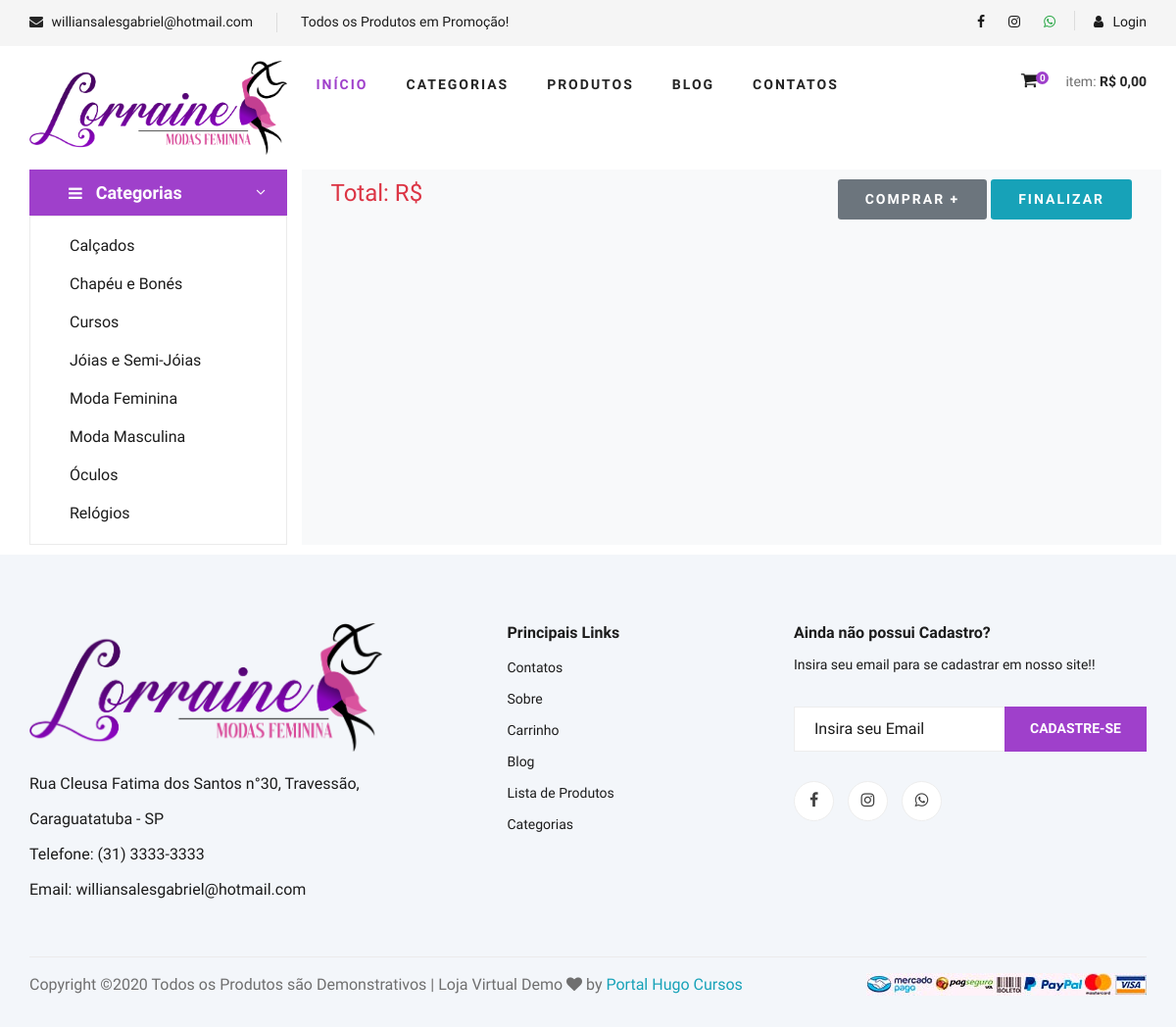
Page /carrinho.php on the committed database.
### tables this page shows
CREATE TABLE `categorias` (
  `id` int(11) NOT NULL AUTO_INCREMENT,
  `nome` varchar(50) NOT NULL,
  `nome_url` varchar(50) NOT NULL,
  `imagem` varchar(100) NOT NULL,
  PRIMARY KEY (`id`)
);

### carrinho.php (the view, shortened to what this page needs)
<?php
require_once("cabecalho.php");
?>
<section class="hero hero-mobile">
  <div class="container">
    <div class="row">
      <div class="col-lg-3">
        <div class="hero__categories">
          <div class="hero__categories__all">
            <i class="fa fa-bars"></i>
            <span>Categorias</span>
          </div>
          <ul>
            <?php
            $query = $pdo->query("SELECT * FROM categorias order by nome asc ");
            $res = $query->fetchAll(PDO::FETCH_ASSOC);
            for ($i=0; $i < count($res); $i++) {
              $nome = $res[$i]['nome'];
              $nome_url = $res[$i]['nome_url'];
              ?>
              <li><a href="sub-categoria-de-<?php echo $nome_url ?>"><?php echo $nome ?></a></li>
            <?php } ?>
          </ul>
        </div>
      </div>
<section class="shoping-cart spad bg-light col-lg-9">
    <div class="container">
        <div class="row">
          <div class="col-md-6">
            <h4 class="text-danger">Total: R$<span id="valor_total" class="ml-1"> </span></h4>
          </div>
          <div align="right" class="col-md-6">
             <a href="produtos.php" type="button" id="btn-comprar" class="bg-secondary primary-btn btn-sm" data-dismiss="modal">Comprar +</a>
             <a href="" onclick="finalizarPedido()" type="submit" name="btn-finalizar" id="btn-finalizar" class="primary-btn bg-info btn-sm">Finalizar</a>
          </div>
        </div>
    </div>
</section>
      </div>
    </div>
</section>
<?php
require_once("rodape.php");
?>

### css/style.css (style rules this page uses)
html, body { height: 100%; font-family: "Cairo", sans-serif; -webkit-font-smoothing: antialiased; font-smoothing: antialiased; }
h1, h2, h3, h4, h5, h6 { margin: 0; color: #111111; font-weight: 400; font-family: "Cairo", sans-serif; }
h4 { font-size: 24px; }
ul, ol { padding: 0; margin: 0; }
.spad { padding-top: 100px; padding-bottom: 100px; }
.primary-btn { display: inline-block; font-size: 14px; padding: 10px 28px 10px; color: #ffffff; text-transform: uppercase; font-weight: 700; background: #9F40CB; letter-spacing: 2px; }
.hero { padding-bottom: 10px; }
.hero__categories__all { background: #9F40CB; position: relative; padding: 10px 25px 10px 40px; cursor: pointer; }
.hero__categories__all i { font-size: 16px; color: #ffffff; margin-right: 10px; }
.hero__categories__all span { font-size: 18px; font-weight: 700; color: #ffffff; }
.hero__categories__all:after { position: absolute; right: 18px; top: 9px; content: "3"; font-family: "ElegantIcons"; font-size: 18px; color: #ffffff; }
.hero__categories ul { border: 1px solid #ebebeb; padding-left: 40px; padding-top: 10px; padding-bottom: 12px; }
.hero__categories ul li { list-style: none; }
.hero__categories ul li a { font-size: 16px; color: #1c1c1c; line-height: 39px; display: block; }
.shoping-cart { padding-top: 10px; padding-bottom: 80px; }
@media only screen and (min-width: 1200px) { .container { max-width: 1170px; } }

### rows in the picture
categorias: nome "Calçados"
categorias: nome "Chapéu e Bonés"
categorias: nome "Cursos"
categorias: nome "Jóias e Semi-Jóias"
categorias: nome "Moda Feminina"
categorias: nome "Moda Masculina"
categorias: nome "Óculos"
categorias: nome "Relógios"

### other values in the picture
$email "williansalesgabriel@hotmail.com"
$texto_destaque "Todos os Produtos em Promoção!"
$linhas "0"
$total_c "0,00"
$endereco_loja "Rua Cleusa Fatima dos Santos n°30, Travessão, Caraguatatuba - SP"
$telefone "(31) 3333-3333"
